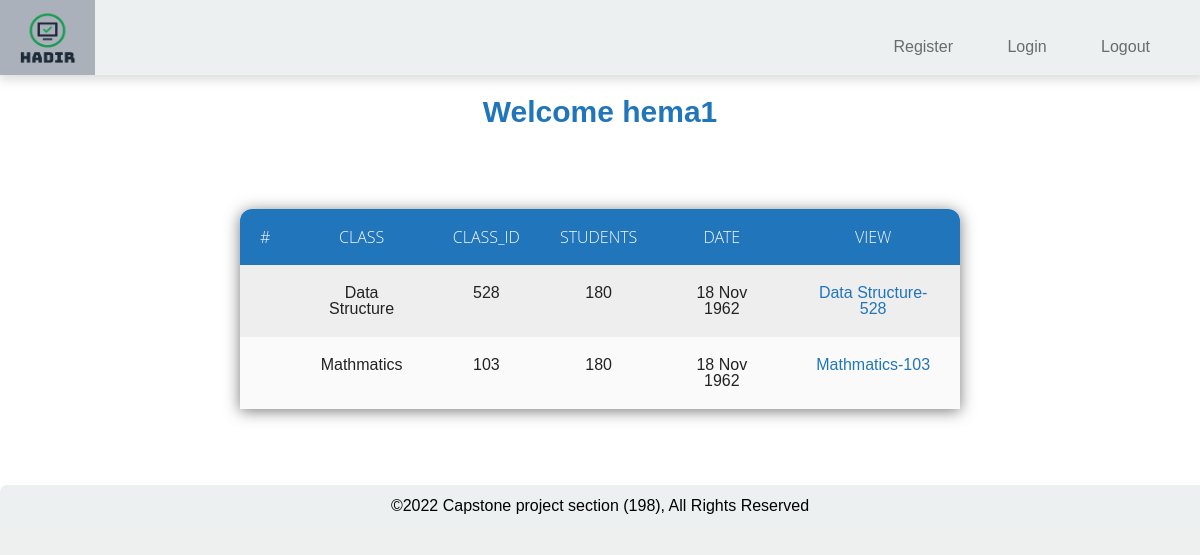
Page /Hadir/Classes (signed in) on the committed database.
### HadirApp/models.py (models this page shows)
class Class(models.Model):
    instructor = models.ForeignKey(User, null=True, on_delete=models.SET_NULL)
    class_id = models.CharField(primary_key=True, max_length=3, validators=[
                                RegexValidator(r'\d{3}')])
    class_name = models.CharField(max_length=50)
    classImgs = models.FileField(max_length=300, null=True)
    def __str__(self):
        return (f'{self.class_name}-{self.class_id}')

### HadirApp/views.py (the view)
# urls.py: path('Hadir/Classes', views.Classes, name="Classes"),
@login_required(login_url='./login')
def Classes(request):
    if Class.objects.filter(instructor=request.user).exists():
        theClasses = []
        try:
            for clas in Class.objects.filter(instructor=request.user):
                if clas.instructor == request.user:
                    theClasses.append(clas)
                    print('class found')
        except:
            if Class.objects.filter(instructor=request.user).instructor == request.user:
                theClasses.append(clas)
        return render(request, 'HadirApp/classes.html', {'theClasses': theClasses})
    else:
        err = "You dont Have Any Classes"
        return render(request, 'HadirApp/classes.html', {'err': err})

### HadirApp/templates/HadirApp/classes.html (shortened to what this page needs)
{% extends 'HadirApp/base.html' %}
{% block main_content %}
<p>Welcome {{request.user}}</p> <br>
{% if theClasses %}
<table>
    <tr> <th>#</th> <th>class</th> <th>Class_id</th> <th>students</th> <th>date</th> <th>view</th> </tr>
{% for class in theClasses %}
            <tr> <td></td> <td>{{class.class_name}}</td> <td>{{class.class_id}}</td> <td>180</td> <td>18 Nov 1962</td> <td class="view"><a href="Classes/{{class.class_name}}-{{class.class_id}}">{{class}}</a></td> </tr>
    </div>
    {% endfor %}
    {% endif %}
{% endblock %}

### HadirApp/static/Hadir/main.css (style rules this page uses)
* { margin: 0; padding: 0; box-sizing: border-box; font-family: 'Lato', 'Arial', sans-serif; scroll-behavior: smooth; }
body { background-color: #f1f1f1; }
h1, p { text-align: center; line-height: 1.4; }

### HadirApp/static/Hadir/log-reg-style.css (style rules this page uses)
html { scroll-behavior: smooth; height: 100%; background-image: url('https://images.unsplash.com/photo-1435224668334-0f82ec57b605?ixlib=rb-1.2.1&ixid=MnwxMjA3fDB8MHxwaG90by1yZWxhdGVkfDd8fHxlbnwwfHx8fA%3D%3D&w=1000&q=80'); background-position: center; background-repeat: no-repeat; background-size: cover; }

### HadirApp/static/Hadir/class.css (style rules this page uses)
html { scroll-behavior: smooth; height: 100%; background: #eef0ef; background-position: center; background-repeat: no-repeat; background-size: cover; }

### HadirApp/static/Hadir/attendance.css (style rules this page uses)
body { background-color: #b6b4b4; font-family: Helvetica, sans-serif; color: #222; scroll-behavior: smooth; }
* { margin: 0; padding: 0; border: 0; font-size: 100%; font: inherit; vertical-align: baseline; box-sizing: content-box; }
body { line-height: 1; }
table { border-collapse: collapse; border-spacing: 0; }

### HadirApp/templates/HadirApp/classes.html (style rules this page uses)
p { color: #2175ba; font-size: 30px; font-weight: 700; }
table { width: 60%; border-collapse: collapse; border-spacing: 0; box-shadow: 0 2px 15px rgba(64,64,64,.7); border-radius: 12px 12px 0 0; overflow: hidden; margin: 5% auto; }
td , th { padding: 20px 20px; text-align: center; }
th { background-color: #2175ba; color: #fafafa; font-family: 'Open Sans',Sans-serif; font-weight: 200; text-transform: uppercase; }
tr { width: 100%; background-color: #fafafa; font-family: 'Montserrat', sans-serif; }
tr:nth-child(even) { background-color: #eeeeee; }
table td a { color: #2175ba; text-decoration: none; align-items: center; padding-top: 3%; }

### rows in the picture
Class: class_name "Data Structure", class_id "528", class_name+class_id "Data Structure-528"
Class: class_name "Mathmatics", class_id "103", class_name+class_id "Mathmatics-103"

### other values in the picture
{{ request.user }} "hema1"
